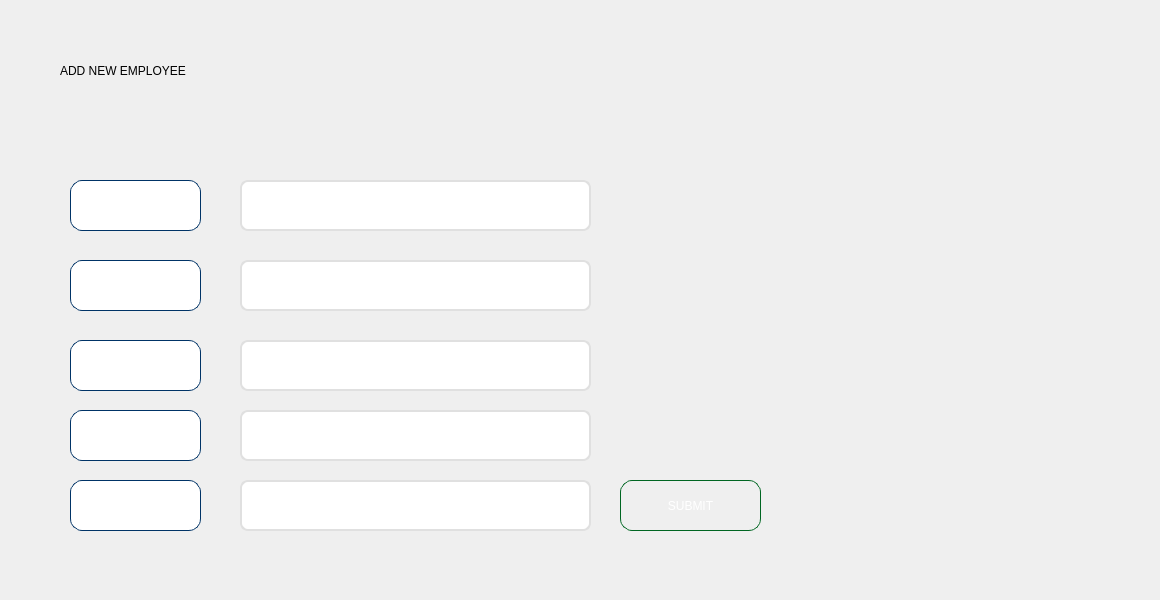
         <widget class="QWidget" name="tab_3">
          <attribute name="title">
           <string>ADD</string>
          </attribute>
          <widget class="QWidget" name="widget_6" native="true">
           <property name="geometry">
            <rect>
             <x>0</x>
             <y>0</y>
             <width>1151</width>
             <height>591</height>
            </rect>
           </property>
           <widget class="QLineEdit" name="prenomLineEdit">
            <property name="geometry">
             <rect>
              <x>240</x>
              <y>340</y>
              <width>351</width>
              <height>51</height>
             </rect>
            </property>
            <property name="styleSheet">
             <string notr="true">QLineEdit {
    background-color: white;
    border: 2px solid #e0e0e0;
    border-radius: 8px;
    padding: 8px;
    font-size: 14px;
    color: #333;
}

QLineEdit:hover {
    border: 2px solid #29b6f6;
    background-color: #f9f9f9;
}

QLineEdit:focus {
    border: 2px solid #0d47a1;
    background-color: white;
}</string>
            </property>
           </widget>
           <widget class="QLabel" name="label_7">
            <property name="geometry">
             <rect>
              <x>770</x>
              <y>30</y>
              <width>121</width>
              <height>81</height>
             </rect>
            </property>
            <property name="styleSheet">
             <string notr="true">background:transparent;</string>
            </property>
            <property name="text">
             <string/>
            </property>
            <property name="pixmap">
             <pixmap>../../Downloads/Capture_d_écran_2025-09-29_075328-removebg-preview.png</pixmap>
            </property>
            <property name="scaledContents">
             <bool>true</bool>
            </property>
           </widget>
           <widget class="QLineEdit" name="nomLineEdit">
            <property name="geometry">
             <rect>
              <x>240</x>
              <y>260</y>
              <width>351</width>
              <height>51</height>
             </rect>
            </property>
            <property name="styleSheet">
             <string notr="true">QLineEdit {
    background-color: white;
    border: 2px solid #e0e0e0;
    border-radius: 8px;
    padding: 8px;
    font-size: 14px;
    color: #333;
}

QLineEdit:hover {
    border: 2px solid #29b6f6;
    background-color: #f9f9f9;
}

QLineEdit:focus {
    border: 2px solid #0d47a1;
    background-color: white;
}</string>
            </property>
           </widget>
           <widget class="QPushButton" name="ajouterpushbutton">
            <property name="geometry">
             <rect>
              <x>620</x>
              <y>480</y>
              <width>141</width>
              <height>51</height>
             </rect>
            </property>
            <property name="styleSheet">
             <string notr="true">QPushButton { 
    font: 700 italic 10pt &quot;Times New Roman&quot;;
    color: white;
    background: qlineargradient(
        x1: 0, y1: 0, x2: 1, y2: 1,
        stop: 0 #00ff66,   /* vert clair vif */
        stop: 1 #009933    /* vert un peu plus foncé */
    );
    border: 1px solid #006622; /* contour vert foncé subtil */
    border-radius: 12px;
    padding: 6px;
}

QPushButton:hover {
    background: qlineargradient(
        x1: 0, y1: 0, x2: 1, y2: 1,
        stop: 0 #00cc55,   /* vert foncé */
        stop: 1 #007722    /* vert encore plus profond */
    );
}
</string>
            </property>
            <property name="text">
             <string>SUBMIT</string>
            </property>
           </widget>
           <widget class="QLineEdit" name="lineEdit_22">
            <property name="geometry">
             <rect>
              <x>70</x>
              <y>340</y>
              <width>131</width>
              <height>51</height>
             </rect>
            </property>
            <property name="focusPolicy">
             <enum>Qt::FocusPolicy::NoFocus</enum>
            </property>
            <property name="styleSheet">
             <string notr="true">QLineEdit {
	font: 700 italic 10pt &quot;Times New Roman&quot;;
	color: white;
    background: qlineargradient(
        x1: 0, y1: 0, x2: 1, y2: 1,
        stop: 0 #001F3F,   /* bleu marine profond */
        stop: 1 #004080    /* bleu marine plus clair */
    );
    border: 1px solid #003366; /* contour subtil bleu foncé */
    border-radius: 12px;       /* coins arrondis */
    padding: 6px

}</string>
            </property>
            <property name="text">
             <string>Last Name:</string>
            </property>
           </widget>
           <widget class="QLineEdit" name="idLineEdit">
            <property name="geometry">
             <rect>
              <x>240</x>
              <y>180</y>
              <width>351</width>
              <height>51</height>
             </rect>
            </property>
            <property name="styleSheet">
             <string notr="true">QLineEdit {
    background-color: white;
    border: 2px solid #e0e0e0;
    border-radius: 8px;
    padding: 8px;
    font-size: 14px;
    color: #333;
}

QLineEdit:hover {
    border: 2px solid #29b6f6;
    background-color: #f9f9f9;
}

QLineEdit:focus {
    border: 2px solid #0d47a1;
    background-color: white;
}</string>
            </property>
           </widget>
           <widget class="QLabel" name="label_14">
            <property name="geometry">
             <rect>
              <x>60</x>
              <y>50</y>
              <width>621</width>
              <height>41</height>
             </rect>
            </property>
            <property name="styleSheet">
             <string notr="true">font: 700 italic 36pt &quot;Times New Roman&quot;;</string>
            </property>
            <property name="text">
             <string>ADD NEW EMPLOYEE</string>
            </property>
           </widget>
           <widget class="QLineEdit" name="lineEdit_27">
            <property name="geometry">
             <rect>
              <x>70</x>
              <y>260</y>
              <width>131</width>
              <height>51</height>
             </rect>
            </property>
            <property name="focusPolicy">
             <enum>Qt::FocusPolicy::NoFocus</enum>
            </property>
            <property name="styleSheet">
             <string notr="true">QLineEdit {
	font: 700 italic 10pt &quot;Times New Roman&quot;;
	color: white;
    background: qlineargradient(
        x1: 0, y1: 0, x2: 1, y2: 1,
        stop: 0 #001F3F,   /* bleu marine profond */
        stop: 1 #004080    /* bleu marine plus clair */
    );
    border: 1px solid #003366; /* contour subtil bleu foncé */
    border-radius: 12px;       /* coins arrondis */
    padding: 6px

}</string>
            </property>
            <property name="text">
             <string>Name :</string>
            </property>
           </widget>
           <widget class="QLineEdit" name="lineEdit_28">
            <property name="enabled">
             <bool>true</bool>
            </property>
            <property name="geometry">
             <rect>
              <x>70</x>
              <y>180</y>
              <width>131</width>
              <height>51</height>
             </rect>
            </property>
            <property name="focusPolicy">
             <enum>Qt::FocusPolicy::NoFocus</enum>
            </property>
            <property name="contextMenuPolicy">
             <enum>Qt::ContextMenuPolicy::NoContextMenu</enum>
            </property>
            <property name="acceptDrops">
             <bool>true</bool>
            </property>
            <property name="styleSheet">
             <string notr="true">QLineEdit {
	font: 700 italic 10pt &quot;Times New Roman&quot;;
	color: white;
    background: qlineargradient(
        x1: 0, y1: 0, x2: 1, y2: 1,
        stop: 0 #001F3F,   /* bleu marine profond */
        stop: 1 #004080    /* bleu marine plus clair */
    );
    border: 1px solid #003366; /* contour subtil bleu foncé */
    border-radius: 12px;       /* coins arrondis */
    padding: 6px

}</string>
            </property>
            <property name="text">
             <string>CIN :</string>
            </property>
            <property name="cursorPosition">
             <number>5</number>
            </property>
           </widget>
           <widget class="QLineEdit" name="lineEdit_25">
            <property name="geometry">
             <rect>
              <x>70</x>
              <y>410</y>
              <width>131</width>
              <height>51</height>
             </rect>
            </property>
            <property name="focusPolicy">
             <enum>Qt::FocusPolicy::NoFocus</enum>
            </property>
            <property name="styleSheet">
             <string notr="true">QLineEdit {
	font: 700 italic 10pt &quot;Times New Roman&quot;;
	color: white;
    background: qlineargradient(
        x1: 0, y1: 0, x2: 1, y2: 1,
        stop: 0 #001F3F,   /* bleu marine profond */
        stop: 1 #004080    /* bleu marine plus clair */
    );
    border: 1px solid #003366; /* contour subtil bleu foncé */
    border-radius: 12px;       /* coins arrondis */
    padding: 6px

}</string>
            </property>
            <property name="text">
             <string>Post</string>
            </property>
           </widget>
           <widget class="QLineEdit" name="lineEdit_34">
            <property name="geometry">
             <rect>
              <x>70</x>
              <y>480</y>
              <width>131</width>
              <height>51</height>
             </rect>
            </property>
            <property name="focusPolicy">
             <enum>Qt::FocusPolicy::NoFocus</enum>
            </property>
            <property name="styleSheet">
             <string notr="true">QLineEdit {
	font: 700 italic 10pt &quot;Times New Roman&quot;;
	color: white;
    background: qlineargradient(
        x1: 0, y1: 0, x2: 1, y2: 1,
        stop: 0 #001F3F,   /* bleu marine profond */
        stop: 1 #004080    /* bleu marine plus clair */
    );
    border: 1px solid #003366; /* contour subtil bleu foncé */
    border-radius: 12px;       /* coins arrondis */
    padding: 6px

}</string>
            </property>
            <property name="text">
             <string>salary</string>
            </property>
           </widget>
           <widget class="QLineEdit" name="posteLineEdit">
            <property name="geometry">
             <rect>
              <x>240</x>
              <y>410</y>
              <width>351</width>
              <height>51</height>
             </rect>
            </property>
            <property name="styleSheet">
             <string notr="true">QLineEdit {
    background-color: white;
    border: 2px solid #e0e0e0;
    border-radius: 8px;
    padding: 8px;
    font-size: 14px;
    color: #333;
}

QLineEdit:hover {
    border: 2px solid #29b6f6;
    background-color: #f9f9f9;
}

QLineEdit:focus {
    border: 2px solid #0d47a1;
    background-color: white;
}</string>
            </property>
           </widget>
           <widget class="QLineEdit" name="salaireLineEdit">
            <property name="geometry">
             <rect>
              <x>240</x>
              <y>480</y>
              <width>351</width>
              <height>51</height>
             </rect>
            </property>
            <property name="styleSheet">
             <string notr="true">QLineEdit {
    background-color: white;
    border: 2px solid #e0e0e0;
    border-radius: 8px;
    padding: 8px;
    font-size: 14px;
    color: #333;
}

QLineEdit:hover {
    border: 2px solid #29b6f6;
    background-color: #f9f9f9;
}

QLineEdit:focus {
    border: 2px solid #0d47a1;
    background-color: white;
}</string>
            </property>
           </widget>
          </widget>
         </widget>
